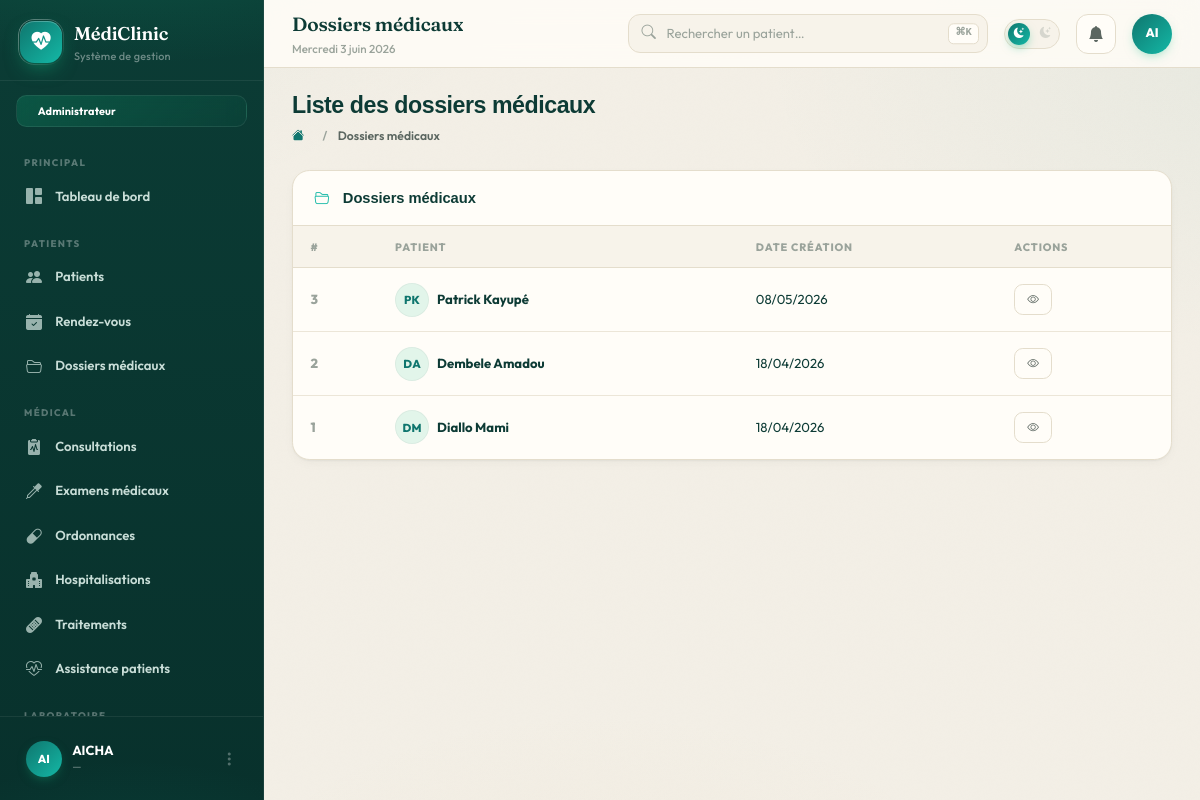
Screenshot of /consultation/dossiers/ (signed in) with the database file from the repository.
### consultation/models.py (models this page shows, shortened)
class DossierMedical(models.Model):
    patient = models.OneToOneField(Patient, on_delete=models.CASCADE)
    date_creation = models.DateTimeField(auto_now_add=True)

### patients/models.py (models this page shows)
class Patient(models.Model):
    nom = models.CharField(max_length=100)
    prenom = models.CharField(max_length=100)
    sexe = models.CharField(max_length=50)
    date_naissance = models.DateField()
    adresse = models.CharField(max_length=255)
    telephone = models.CharField(max_length=20)
    email = models.EmailField()
    numero_urgence = models.CharField(max_length=20)
    date_creation = models.DateTimeField(auto_now_add=True)
    def __str__(self):
        return f"{self.nom} {self.prenom}"

### consultation/views.py (the view)
# urls.py: path('dossiers/', views.dossiers, name='dossiers'),
@role_required('admin', 'medecin', 'infirmier')
def dossiers(request):
    return render(request, 'consultation/dossiers.html', {
        'dossiers': DossierMedical.objects.all().order_by('-date_creation'),
    })

### comptes/context_processors.py (called while the page is built)
def _user_permissions(request):
    user = request.user
    if not user.is_authenticated:
        return set()
    role = get_role(user)
    if role == 'admin':
        from .models import Permission
        return set(Permission.objects.values_list('code', flat=True))
    try:
        return set(user.profil.role.permissions.values_list('code', flat=True))
    except Exception:
        return set()

def role_context(request):
    role = get_role(request.user) if request.user.is_authenticated else None
    codes = _user_permissions(request)
    return {
        'user_role': role,
        'is_admin': role == 'admin',
        'is_medecin': role == 'medecin',
        'is_laborantin': role == 'laborantin',
        'is_infirmier': role == 'infirmier',
        'is_receptionniste': role == 'receptionniste',
        'user_permissions': codes,
        'perms': _PermLookup(codes),
    }

### templates/consultation/dossiers.html (shortened to what this page needs)
{% extends 'base.html' %}
{% block page_title %}Dossiers médicaux{% endblock %}
{% block page_heading %}Liste des dossiers médicaux{% endblock %}
{% block breadcrumb %}
  <li class="breadcrumb-item active">Dossiers médicaux</li>
{% endblock %}
{% block content %}
<div class="panel">
  <div class="panel-hdr">
    <span class="panel-title"><i class="bi bi-folder2-open me-2" style="color:var(--accent)"></i>Dossiers médicaux</span>
  </div>
  <div class="panel-body p-0">
    <table class="ctable">
      <thead>
        <tr>
          <th>#</th>
          <th>Patient</th>
          <th>Date création</th>
          <th>Actions</th>
        </tr>
      </thead>
      <tbody>
        {% for d in dossiers %}
        <tr>
          <td style="font-weight:800;color:var(--text-muted)">{{ d.pk }}</td>
          <td>
            <div class="d-flex align-items-center gap-2">
              <div class="av" style="background:rgba(16,185,129,.12);color:var(--primary)">{{ d.patient.nom|slice:":1" }}{{ d.patient.prenom|slice:":1" }}</div>
              <div style="font-weight:700">{{ d.patient }}</div>
            </div>
          </td>
          <td>{{ d.date_creation|date:'d/m/Y' }}</td>
          <td>
            <a href="{% url 'consultation:dossier_detail' d.pk %}" class="btn-c btn-sm-c btn-outline-c"><i class="bi bi-eye"></i></a>
          </td>
        </tr>
        {% endfor %}
      </tbody>
    </table>
  </div>
</div>
{% endblock %}

### templates/base.html (shortened to what this page needs)
{% load static %}
<!DOCTYPE html>
<html lang="fr" data-theme="light" data-role="{{ user_role|default:'admin' }}">
<head>
  <link href="https://cdn.jsdelivr.net/npm/bootstrap@5.3.3/dist/css/bootstrap.min.css" rel="stylesheet">
  <link href="https://cdn.jsdelivr.net/npm/bootstrap-icons@1.11.3/font/bootstrap-icons.min.css" rel="stylesheet">
  <script src="https://cdn.tailwindcss.com"></script>
</head>
<body>
<aside id="sidebar">
  <div class="sb-brand">
    <div class="sb-logo"><i class="bi bi-heart-pulse-fill"></i></div>
    <div>
      <div class="sb-name">MédiClinic</div>
      <div class="sb-sub">Système de gestion</div>
    </div>
  </div>
  {% if is_medecin %}
    <div class="sb-role-badge" style="background:linear-gradient(135deg,rgba(20,184,166,.22),rgba(20,184,166,.05))"><i class="bi bi-clipboard2-pulse-fill" style="color:#5eead4"></i> Médecin</div>
  {% elif is_laborantin %}
    <div class="sb-role-badge" style="background:linear-gradient(135deg,rgba(168,85,247,.22),rgba(168,85,247,.05))"><i class="bi bi-eyedropper-fill" style="color:#c4b5fd"></i> Laborantin</div>
  {% elif is_infirmier %}
    <div class="sb-role-badge" style="background:linear-gradient(135deg,rgba(245,158,11,.22),rgba(245,158,11,.05))"><i class="bi bi-bandaid-fill" style="color:#fbbf24"></i> Infirmier</div>
  {% elif is_receptionniste %}
    <div class="sb-role-badge" style="background:linear-gradient(135deg,rgba(239,68,68,.22),rgba(239,68,68,.05))"><i class="bi bi-telephone-fill" style="color:#fca5a5"></i> Réceptionniste</div>
  {% else %}
    <div class="sb-role-badge" style="background:linear-gradient(135deg,rgba(16,185,129,.22),rgba(16,185,129,.05))"> Administrateur</div>
  {% endif %}
  <nav class="sb-nav">
    <div class="sb-section">Principal</div>
    <a href="{% url 'dashboard' %}" class="sb-link {% block nav_dashboard %}{% endblock %}">
      <i class="bi bi-grid-1x2-fill"></i> Tableau de bord
    </a>
    {% if 'patient.view' in user_permissions or 'rdv.view' in user_permissions or 'dossier.view' in user_permissions %}
    <div class="sb-section">Patients</div>
    {% endif %}
    {% if 'patient.view' in user_permissions %}
    <a href="{% url 'patients:liste' %}" class="sb-link {% block nav_patients %}{% endblock %}">
      <i class="bi bi-people-fill"></i> Patients
    </a>
    {% endif %}
    {% if 'rdv.view' in user_permissions %}
    <a href="{% url 'consultation:rdv_liste' %}" class="sb-link {% block nav_rdv %}{% endblock %}">
      <i class="bi bi-calendar-check-fill"></i> Rendez-vous
    </a>
    {% endif %}
    {% if 'dossier.view' in user_permissions %}
    <a href="{% url 'consultation:dossiers' %}" class="sb-link {% block nav_dossiers %}{% endblock %}">
      <i class="bi bi-folder2-open"></i> Dossiers médicaux
    </a>
    {% endif %}
    {% if 'consultation.view' in user_permissions or 'examen.view' in user_permissions or 'ordonnance.view' in user_permissions or 'hospitalisation.view' in user_permissions or 'traitement.view' in user_permissions %}
    <div class="sb-section">Médical</div>
    {% endif %}
    {% if 'consultation.view' in user_permissions %}
    <a href="{% url 'consultation:liste' %}" class="sb-link {% block nav_consultations %}{% endblock %}">
      <i class="bi bi-clipboard2-pulse-fill"></i> Consultations
    </a>
    {% endif %}
    {% if 'examen.view' in user_permissions %}
    <a href="{% url 'consultation:examens' %}" class="sb-link {% block nav_examens %}{% endblock %}">
      <i class="bi bi-eyedropper"></i> Examens médicaux
    </a>
    {% endif %}
    {% if 'ordonnance.view' in user_permissions %}
    <a href="{% url 'consultation:ordonnances' %}" class="sb-link {% block nav_ordonnances %}{% endblock %}">
      <i class="bi bi-capsule"></i> Ordonnances
    </a>
    {% endif %}
    {% if 'hospitalisation.view' in user_permissions %}
    <a href="{% url 'consultation:hospitalisations' %}" class="sb-link {% block nav_hospit %}{% endblock %}">
      <i class="bi bi-hospital-fill"></i> Hospitalisations
    </a>
    {% endif %}
    {% if 'traitement.view' in user_permissions %}
    <a href="{% url 'consultation:traitements' %}" class="sb-link {% block nav_traitements %}{% endblock %}">
      <i class="bi bi-bandaid-fill"></i> Traitements
    </a>
    {% endif %}
    {% if 'traitement.administrer' in user_permissions %}
    <a href="{% url 'consultation:assistances' %}" class="sb-link">
      <i class="bi bi-heart-pulse"></i> Assistance patients
    </a>
    {% endif %}
    {% if 'resultat.view' in user_permissions %}
    <div class="sb-section">Laboratoire</div>
    {% endif %}
  </nav>
  <div class="sb-footer">
    <div class="dropdown">
      <div class="sb-user" data-bs-toggle="dropdown">
        <div class="sb-av">{{ request.user.username|slice:":2"|upper }}</div>
        <div style="min-width:0;flex:1">
          <div class="sb-uname text-truncate">{{ request.user.get_full_name|default:request.user.username }}</div>
          <div class="sb-urole text-truncate">{{ request.user.email|default:'—' }}</div>
        </div>
        <i class="bi bi-three-dots-vertical" style="color:rgba(255,255,255,.3)"></i>
      </div>
    </div>
  </div>
</aside>
<div id="main">
  <div class="topbar">
    <div class="me-auto" style="min-width:0">
      <div class="tb-title text-truncate">{% block page_title %}{% endblock %}</div>
      <div class="tb-date" id="tbDate"></div>
    </div>
    <div class="tb-search d-none d-md-block">
      <form action="{% url 'patients:liste' %}" method="get" style="margin:0">
        <input type="text" name="q" placeholder="Rechercher un patient…" value="{{ request.GET.q }}">
      </form>
      <kbd>⌘K</kbd>
    </div>
    <div class="theme-toggle" onclick="toggleTheme()" title="Mode sombre / jour">
      <i class="bi bi-sun-fill t-sun"></i>
      <i class="bi bi-moon-stars-fill t-moon"></i>
      <div class="t-knob"><i class="bi bi-moon-stars-fill"></i></div>
    </div>
    <div class="dropdown">
      <div class="tb-btn" data-bs-toggle="dropdown" role="button">
        <i class="bi bi-bell-fill"></i>
      </div>
    </div>
    <div class="dropdown">
      <div class="sb-av" style="cursor:pointer;width:40px;height:40px;font-size:.78rem" data-bs-toggle="dropdown" role="button">
        {{ request.user.username|slice:":2"|upper }}
      </div>
    </div>
  </div>
  <div class="content">
    <div class="page-hdr">
      <div>
        <div class="page-hdr-title">{% block page_heading %}{% endblock %}</div>
        <nav aria-label="breadcrumb">
          <ol class="breadcrumb mt-2">
            <li class="breadcrumb-item"><a href="{% url 'dashboard' %}"><i class="bi bi-house-fill"></i></a></li>
            {% block breadcrumb %}{% endblock %}
          </ol>
        </nav>
      </div>
    </div>
    {% block content %}{% endblock %}
  </div>
</div>
</body>
</html>

### rows the page displays
DossierMedical: pk "3", patient.nom "P", patient.prenom "K", patient "Patrick Kayupé", date_creation "08/05/2026"
DossierMedical: pk "2", patient.nom "D", patient.prenom "A", patient "Dembele Amadou", date_creation "18/04/2026"
DossierMedical: pk "1", patient.nom "D", patient.prenom "M", patient "Diallo Mami", date_creation "18/04/2026"

### other values shown
{{ request.user.username|slice:":2"|upper }} "AI"
{{ request.user.get_full_name|default:request.user.username }} "AICHA"
{{ request.user.email|default:'—' }} "—"
